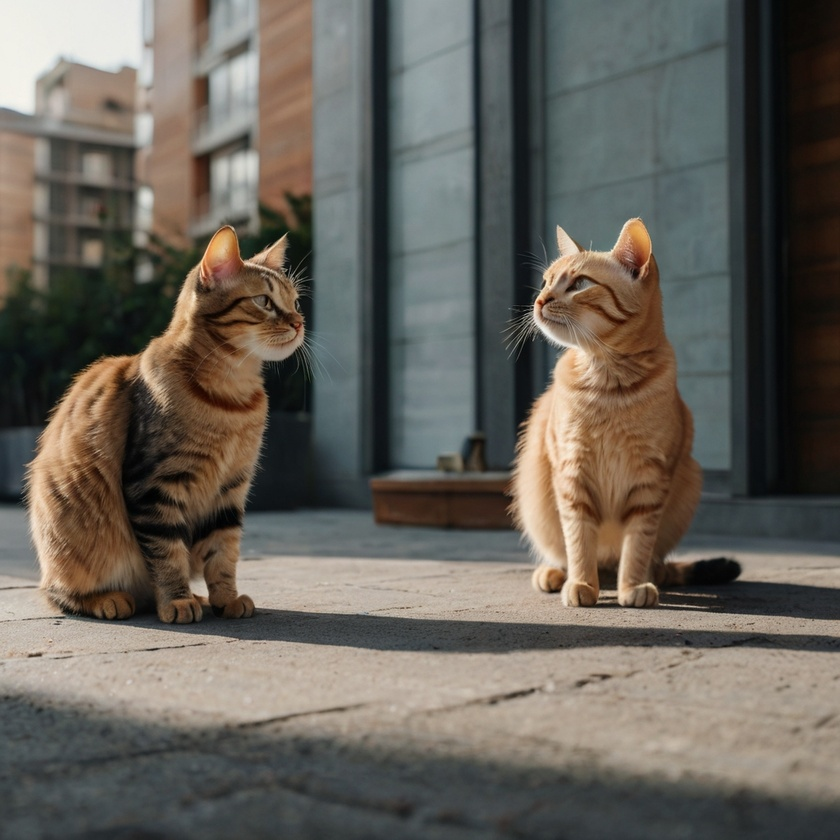
#> input picture Marco 2025/YOLO/assets/img/cats/image5.jpg, 840 x 840 px, shrunk from 1024 x 1024 before the run, found by its file name
$ python region_proposlas_sim.py
#> lines starting #> are read from the running program, lines starting #| are printed output that depends on the picture
import cv2
import numpy as np
import random

def region_proposals_segmentation(image_path, output_path, num_regions=100):
    # Carrega a imagem
#> called with num_regions = 50
    img = cv2.imread(image_path)
#> img is the input picture: shape (840, 840, 3); mean B, G, R 90.1, 98.1, 102.8
    if img is None:
        print("Erro ao carregar a imagem.")
        return

    # Inicializa o Selective Search
    ss = cv2.ximgproc.segmentation.createSelectiveSearchSegmentation()
    ss.setBaseImage(img)
    ss.switchToSelectiveSearchFast()  # Versão rápida para desempenho

    # Obtém as regiões propostas
    rects = ss.process()

    # Seleciona um subconjunto de regiões para exibição
    selected_regions = random.sample(list(rects), min(num_regions, len(rects)))

    # Cria uma máscara para a segmentação
    mask = np.zeros_like(img, dtype=np.uint8)

    # Gera cores aleatórias para cada região
    for (x, y, w, h) in selected_regions:
        color = [random.randint(50, 255) for _ in range(3)]  # Gera uma cor aleatória
        mask[y:y+h, x:x+w] = color  # Preenche a região na máscara

    # Combina a máscara com a imagem original
    segmented_img = cv2.addWeighted(img, 0.5, mask, 0.5, 0)
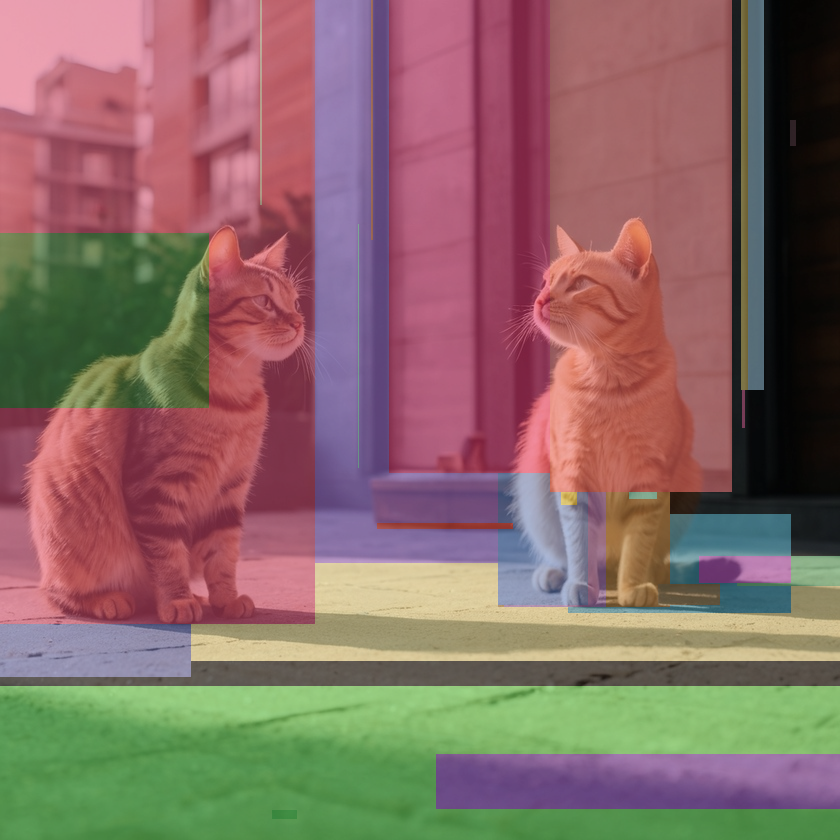
#> segmented_img: shape (840, 840, 3); mean B, G, R 101.3, 105.8, 135.9

    # Salva e exibe a imagem segmentada
    cv2.imwrite(output_path, segmented_img)
    cv2.imshow("Region Proposals - Segmentação", segmented_img)
    cv2.waitKey(0)
    cv2.destroyAllWindows()

# Exemplo de uso
image_path = r"D:\Academico\Liga\-Seminarios\Marco 2025\YOLO\assets\img\cats\image5.jpg"
output_path = r"D:\Academico\Liga\-Seminarios\Marco 2025\YOLO\assets\img\cats\image5_R_CNN_segmented.jpg"

region_proposals_segmentation(image_path, output_path, num_regions=50)
